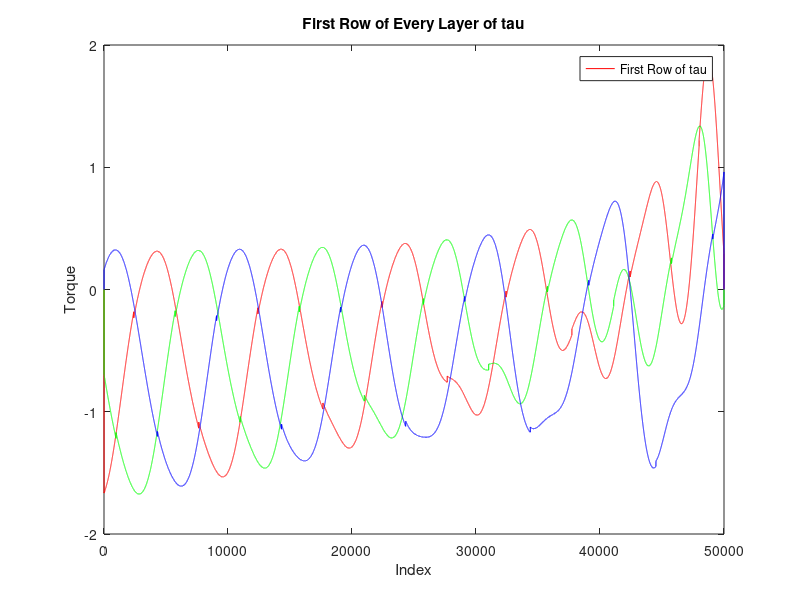

MATLAB code to generate this figure:
%-----------------Define underlying parameters---------------------%
                %---Mass properties - Deducted from CAD model---%
m_1 = 22.80*10^-3;                             %---Mass of Active Link---%
m_2 = 150*10^-3;                               %---Mass of Simplified Passive Link---%
m_0 = 14*10^-3;                                %---Mass of End-Effector---%

                %---Theoretical Friction coefficients---%
f_v1 = 0.055;                            %---Viscous friction of Active Link 1---%
f_v2 = 0.045;                            %---Viscous friction of Active Link 2---%
f_v3 = 0.050;                            %---Viscous friction of Active Link 3---%

f_c1 = 0.025;                            %---Coulomb friction of Active Link 1---%
f_c2 = 0.024;                            %---Coulomb friction of Active Link 2---%
f_c3 = 0.021;                            %---Coulomb friction of Active Link 3---%

g    = 9.8;                              %---Gravitational acceleration---%

                %---Size properties - Deducted from CAD model---%
l_1c = 85*10^-3;                               %---COM of Active Link---%
l_1  = 176*10^-3;                              %---Length of Active Link (in other word: rf)---%
l_2  = 330*10^-3;                              %---Length of Passive Link (in other word: re)---%

f = 60*10^-3;
e = 45*10^-3;

alpha1 = deg2rad(-30);
alpha2 = deg2rad(90);
alpha3 = deg2rad(210);


I_1 = 256400.64*10^-9 + m_1*l_1^2;                         %---yy Inertia Moment of Active Link w.r.t the connecting joint---%

%----------------------------Load data-------------------------------%
angle1 = deg2rad(load("simulated_angle1.mat","angle1").("angle1"));
angle2 = deg2rad(load("simulated_angle2.mat","angle2").("angle2"));
angle3 = deg2rad(load("simulated_angle3.mat","angle3").("angle3"));

angle1_dot = deg2rad(load("simulated_angle1_dot.mat","angle1_dot").("angle1_dot"));
angle2_dot = deg2rad(load("simulated_angle2_dot.mat","angle2_dot").("angle2_dot"));
angle3_dot = deg2rad(load("simulated_angle3_dot.mat","angle3_dot").("angle3_dot"));

angle1_Ddot = deg2rad(load("simulated_angle1_Ddot.mat","angle1_Ddot").("angle1_Ddot"));
angle2_Ddot = deg2rad(load("simulated_angle2_Ddot.mat","angle2_Ddot").("angle2_Ddot"));
angle3_Ddot = deg2rad(load("simulated_angle3_Ddot.mat","angle3_Ddot").("angle3_Ddot"));

data_x = load("simulated_x.mat","data_x").("data_x");
data_y = load("simulated_y.mat","data_y").("data_y");
data_z = load("simulated_z.mat","data_z").("data_z");

data_x_Ddot = load("simulated_x_Ddot.mat","data_x_Ddot").("data_x_Ddot");
data_y_Ddot = load("simulated_y_Ddot.mat","data_y_Ddot").("data_y_Ddot");
data_z_Ddot = load("simulated_z_Ddot.mat","data_z_Ddot").("data_z_Ddot");

%------------------------------------------------------------------------------------%
                %------------Torque data Generation------------%
                                                                                   
tau = zeros(3, 1, 50000);
tau_first_row = zeros(1, 50000);
tau_second_row = zeros(1, 50000);
tau_third_row = zeros(1, 50000);


for i = 3:49998

    %------------Data aquisition-----------%
    %---Angular position, speed and acceleration---%
    angle_1 = angle1(2, i); 
    angle_2 = angle2(2, i);
    angle_3 = angle3(2, i); 
    angle   = [angle_1; angle_2; angle_3];

    angle_1_dot = angle1_dot(2, i);
    angle_2_dot = angle2_dot(2, i);
    angle_3_dot = angle3_dot(2, i);
    angle_dot   = [angle_1_dot; angle_2_dot; angle_3_dot];


    angle_1_Ddot = angle1_Ddot(2, i);
    angle_2_Ddot = angle2_Ddot(2, i);
    angle_3_Ddot = angle3_Ddot(2, i);
    angle_Ddot   = [angle_1_Ddot; angle_2_Ddot; angle_3_Ddot];

    %---End-effector XYZ coordinates and accelerations---%
    x = data_x(2, i)*10^-3;
    y = data_y(2, i)*10^-3;
    z = data_z(2, i)*10^-3;

    x_Ddot = data_x_Ddot(2, i)*10^-3;
    y_Ddot = data_y_Ddot(2, i)*10^-3;
    z_Ddot = data_z_Ddot(2, i)*10^-3;

    %---Define related matrices---%
    I = (2 * I_1 + m_2 * l_1 ^ 2)*eye(3);                                               %---Mass matrix---%
    G = [cos(angle_1); cos(angle_2); cos(angle_3)] * (m_1 * l_1c + m_2 * l_1) * g;   %---G(q) matrix---%
    K = [((x * cos(alpha1) + y * sin(alpha1) + f - e) * sin(angle_1) - z * cos(angle_1)), 0, 0;
         0, ((x * cos(alpha2) + y * sin(alpha2) + f - e) * sin(angle_2) - z * cos(angle_2)), 0;
         0, 0, ((x * cos(alpha3) + y * sin(alpha3) + f - e) * sin(angle_3) - z * cosd(angle_3))];   
                                                                                        %---K(q) matrix---%
    
    %---Define elements of A matrix---%                                                                                    
    a_11 = x + e * cos(alpha1) - f * cos(alpha1) - l_1 * cos(alpha1) * cos(angle_1);
    a_12 = x + e * cos(alpha2) - f * cos(alpha2) - l_1 * cos(alpha2) * cos(angle_2);
    a_13 = x + e * cos(alpha3) - f * cos(alpha3) - l_1 * cos(alpha3) * cos(angle_3);
    
    a_21 = y + e * sin(alpha1) - f * sin(alpha1) - l_1 * sin(alpha1) * cos(angle_1);
    a_22 = y + e * sin(alpha2) - f * sin(alpha2) - l_1 * sin(alpha2) * cos(angle_2);
    a_23 = y + e * sin(alpha3) - f * sin(alpha3) - l_1 * sin(alpha3) * cos(angle_3);
    
    a_31 = z - l_1 * cos(angle_1);
    a_32 = z - l_1 * cos(angle_2);
    a_33 = z - l_1 * cos(angle_3);
    
    A = [a_11 a_12 a_13; a_21 a_22 a_23; a_31 a_32 a_33];                               %---A matrix---%
    
    B = [(m_0 + 3 * m_2) * x_Ddot; (m_0 + 3 * m_2) * y_Ddot; (m_0 + 3 * m_2) * (z_Ddot - g)];
                                                                                        %---B matrix---%
    F_v = [f_v1 0 0; 0 f_v2 0; 0 0 f_v3];                                               %---Viscous friction matrix---%
    F_c = [f_c1 0 0; 0 f_c2 0; 0 0 f_c3];                                               %---Coulomb friction matrix---%

    tau(:, :, i) = I * angle_Ddot + G - K * inv(A) * B + F_v * angle_dot + F_c * sign(angle_dot);
    tau_first_row(i) = tau(1, 1, i);
    tau_second_row(i) = tau(2, 1, i);
    tau_third_row(i) = tau(3, 1, i);
end

figure;
plot(1:50000, tau_first_row, 'r');
hold on;
plot(1:50000, tau_second_row, 'g');
plot(1:50000, tau_third_row, 'b');
title('First Row of Every Layer of tau');
xlabel('Index');
ylabel('Torque');
legend('First Row of tau');

%save("tau_1.mat", "tau_first_row", "tau_second_row", "tau_third_row")